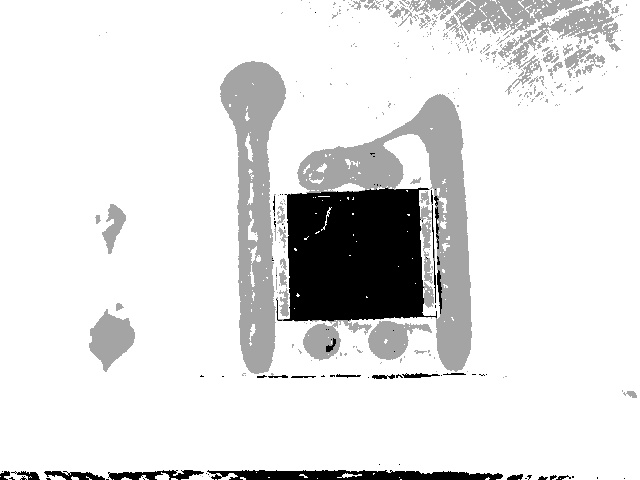
#> input picture images/t-img2.jpg, 640 x 480 px, found by its file name
$ python squares.py   (Python 2 division)   (older library calls are emulated)
#> lines starting #> are read from the running program, lines starting #| are printed output that depends on the picture; after the words box and inside, x2 and y2 are one past the last pixel; in counts of white or black regions, pixels touching at a corner belong together
import cv2
import numpy as np
frame=cv2.imread('../images/t-img2.jpg')
#> frame is the input picture: shape (480, 640, 3); min 0, max 255, mean 226
img=cv2.GaussianBlur(frame, (5,5), 0)
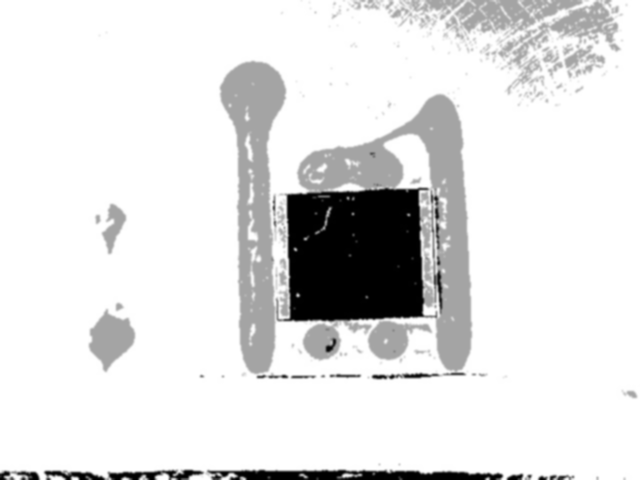
#> img: shape (480, 640, 3); min 0, max 255, mean 226
img=cv2.cvtColor(frame, cv2.COLOR_BGR2HSV)
#> img: shape (480, 640, 3); mean H, S, V 0, 0, 226
lower=np.array([0, 0, 0],np.uint8)
upper=np.array([10, 50, 50],np.uint8)
separated=cv2.inRange(img,lower,upper)
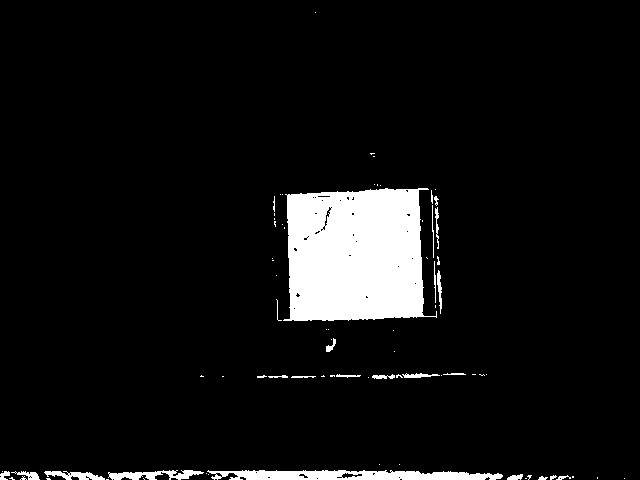
#> separated: shape (480, 640); 7% white; 77 white regions (52 under 20 px)

contours,hierarchy=cv2.findContours(separated,cv2.RETR_LIST,cv2.CHAIN_APPROX_SIMPLE)
#> contours = 128 contours, 111 with area under 20; largest, box (x1, y1, x2, y2) and area: (283, 188, 437, 321) 16800, (207, 470, 503, 480) 2054, (108, 470, 204, 480) 424, (44, 471, 105, 480) 246, (11, 471, 40, 480) 88
max_area = 0
largest_contour = None
for idx, contour in enumerate(contours):
  area = cv2.contourArea(contour)
  if area > max_area:
    max_area = area
    largest_contour=contour
#> (the run stopped early here; a loop or call above may not have finished)

$ run again, with images/t-img10.jpg copied over images/t-img2.jpg
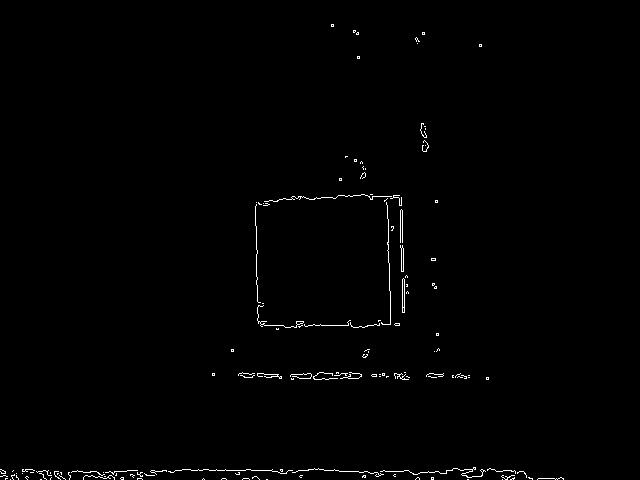
#> input picture images/t-img10.jpg, 640 x 480 px, found by its file name
#> frame is the input picture: shape (480, 640, 3); min 0, max 255, mean 2
#> `img=cv2.GaussianBlur(frame, (5,5), 0)`:
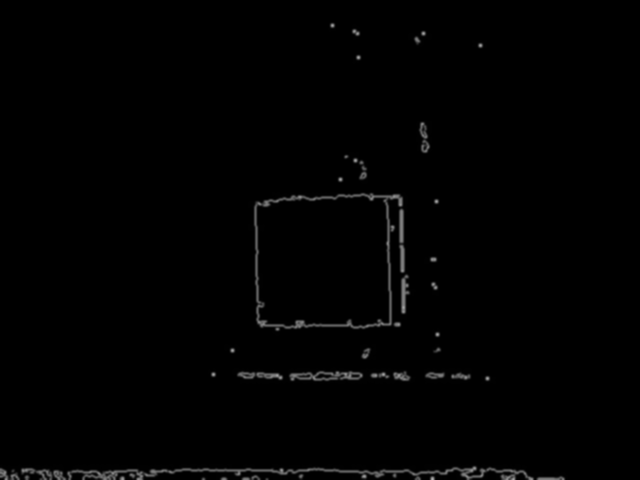
#> img: shape (480, 640, 3); min 0, max 175, mean 2.1
#> `separated=cv2.inRange(img,lower,upper)`:
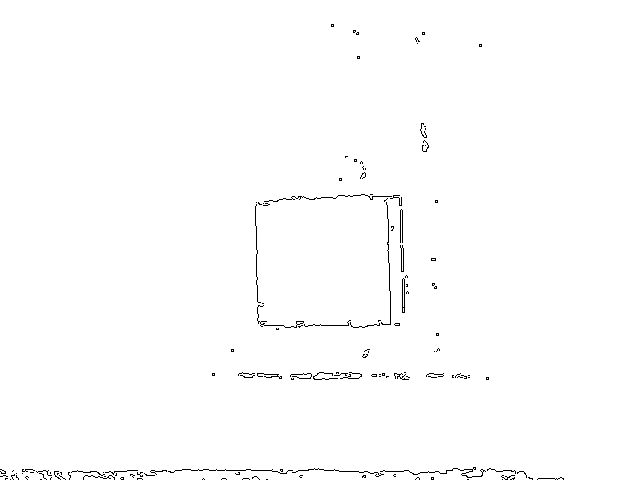
#> separated: shape (480, 640); 99.2% white; black in thin lines or dots, all inside (x1, y1, x2, y2) = (0, 24, 564, 480)
#> contours = 495 contours, 447 with area under 20; largest, box (x1, y1, x2, y2) and area: (0, 0, 640, 480) 305947, (401, 278, 406, 314) 137, (400, 247, 405, 273) 97, (380, 290, 392, 326) 88, (401, 209, 404, 244) 66

$ run again, with images/t-img4.jpg copied over images/t-img2.jpg
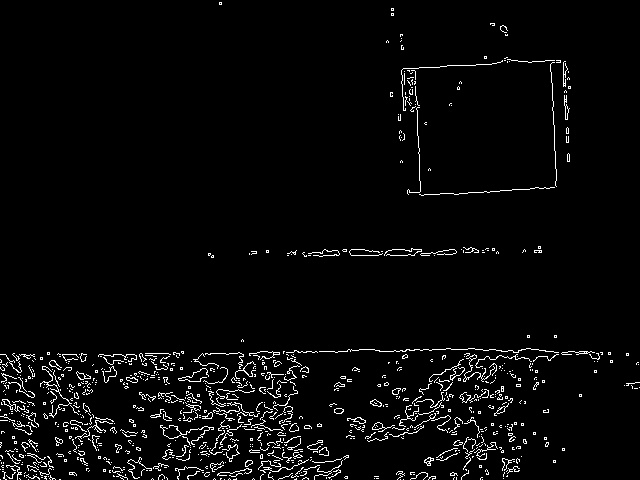
#> input picture images/t-img4.jpg, 640 x 480 px, found by its file name
#> frame is the input picture: shape (480, 640, 3); min 0, max 255, mean 8.8
#> `img=cv2.GaussianBlur(frame, (5,5), 0)`:
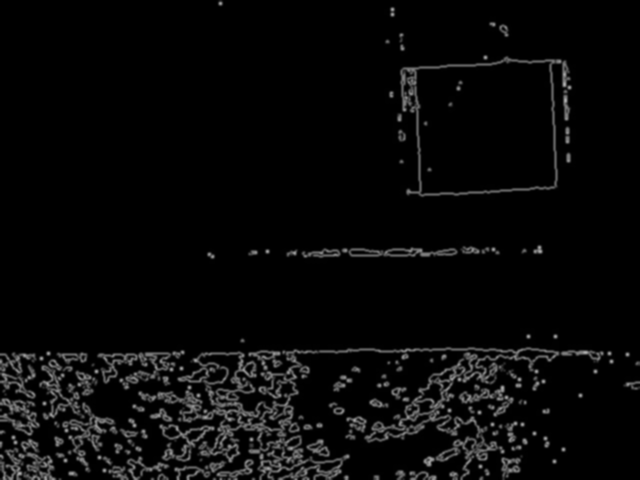
#> img: shape (480, 640, 3); min 0, max 175, mean 8.8
#> `separated=cv2.inRange(img,lower,upper)`:
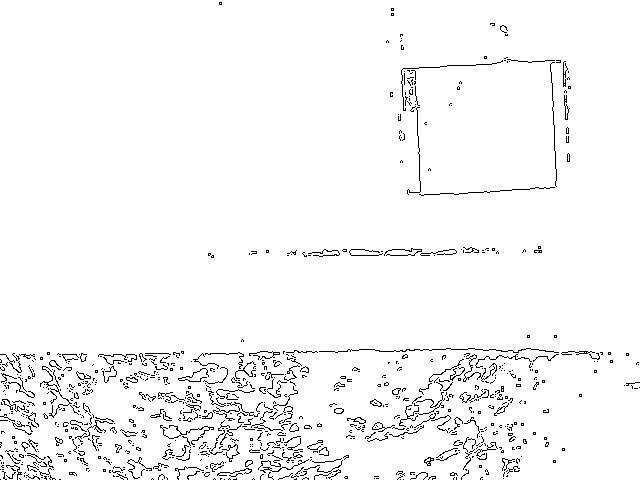
#> separated: shape (480, 640); 96.6% white; black in thin lines or dots
#> contours = 2934 contours, 2791 with area under 20; largest, box (x1, y1, x2, y2) and area: (0, 0, 640, 480) 305813, (562, 61, 567, 88) 80, (446, 64, 477, 67) 58, (350, 254, 380, 257) 56, (418, 153, 421, 182) 54
